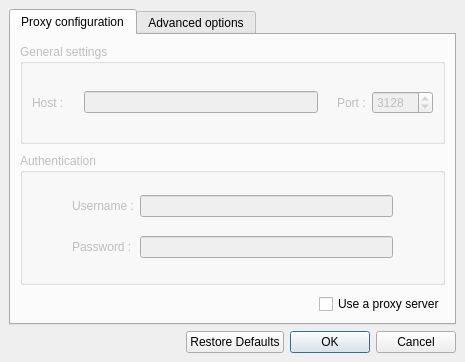
<?xml version="1.0" encoding="UTF-8"?>
<ui version="4.0">
 <author>ANNEHEIM Geoffrey</author>
 <class>DialogPreferences</class>
 <widget class="QDialog" name="DialogPreferences">
  <property name="windowModality">
   <enum>Qt::NonModal</enum>
  </property>
  <property name="geometry">
   <rect>
    <x>0</x>
    <y>0</y>
    <width>465</width>
    <height>362</height>
   </rect>
  </property>
  <property name="contextMenuPolicy">
   <enum>Qt::DefaultContextMenu</enum>
  </property>
  <property name="windowTitle">
   <string>Preferences Dialog</string>
  </property>
  <property name="windowIcon">
   <iconset resource="resources.qrc">
    <normaloff>:/Menu/PreferencesIcon</normaloff>:/Menu/PreferencesIcon</iconset>
  </property>
  <property name="modal">
   <bool>false</bool>
  </property>
  <layout class="QVBoxLayout">
   <property name="margin">
    <number>9</number>
   </property>
   <item>
    <widget class="QTabWidget" name="tabWidget">
     <property name="tabPosition">
      <enum>QTabWidget::North</enum>
     </property>
     <property name="tabShape">
      <enum>QTabWidget::Rounded</enum>
     </property>
     <property name="currentIndex">
      <number>0</number>
     </property>
     <property name="elideMode">
      <enum>Qt::ElideNone</enum>
     </property>
     <property name="usesScrollButtons">
      <bool>true</bool>
     </property>
     <widget class="QWidget" name="tabProxy">
      <attribute name="title">
       <string>Proxy configuration</string>
      </attribute>
      <layout class="QVBoxLayout">
       <property name="spacing">
        <number>9</number>
       </property>
       <property name="margin">
        <number>9</number>
       </property>
       <item>
        <widget class="QGroupBox" name="groupBoxProxyHost">
         <property name="enabled">
          <bool>false</bool>
         </property>
         <property name="sizePolicy">
          <sizepolicy hsizetype="Preferred" vsizetype="Preferred">
           <horstretch>0</horstretch>
           <verstretch>0</verstretch>
          </sizepolicy>
         </property>
         <property name="minimumSize">
          <size>
           <width>0</width>
           <height>100</height>
          </size>
         </property>
         <property name="title">
          <string>General settings</string>
         </property>
         <layout class="QVBoxLayout">
          <item>
           <layout class="QHBoxLayout">
            <item>
             <widget class="QLabel" name="lblProxyHostName">
              <property name="minimumSize">
               <size>
                <width>46</width>
                <height>0</height>
               </size>
              </property>
              <property name="text">
               <string>Host :</string>
              </property>
             </widget>
            </item>
            <item>
             <widget class="QLineEdit" name="textProxyHostName">
              <property name="toolTip">
               <string/>
              </property>
             </widget>
            </item>
            <item>
             <spacer>
              <property name="orientation">
               <enum>Qt::Horizontal</enum>
              </property>
              <property name="sizeType">
               <enum>QSizePolicy::Fixed</enum>
              </property>
              <property name="sizeHint" stdset="0">
               <size>
                <width>13</width>
                <height>20</height>
               </size>
              </property>
             </spacer>
            </item>
            <item>
             <widget class="QLabel" name="lblProxyHostPort">
              <property name="text">
               <string>Port :</string>
              </property>
             </widget>
            </item>
            <item>
             <widget class="QSpinBox" name="spinBoxProxyPort">
              <property name="sizePolicy">
               <sizepolicy hsizetype="Preferred" vsizetype="Fixed">
                <horstretch>0</horstretch>
                <verstretch>0</verstretch>
               </sizepolicy>
              </property>
              <property name="minimumSize">
               <size>
                <width>60</width>
                <height>0</height>
               </size>
              </property>
              <property name="minimum">
               <number>1</number>
              </property>
              <property name="maximum">
               <number>65535</number>
              </property>
              <property name="value">
               <number>3128</number>
              </property>
             </widget>
            </item>
           </layout>
          </item>
         </layout>
        </widget>
       </item>
       <item>
        <widget class="QGroupBox" name="groupBoxProxyAuthentication">
         <property name="enabled">
          <bool>false</bool>
         </property>
         <property name="sizePolicy">
          <sizepolicy hsizetype="Preferred" vsizetype="Expanding">
           <horstretch>0</horstretch>
           <verstretch>0</verstretch>
          </sizepolicy>
         </property>
         <property name="title">
          <string>Authentication</string>
         </property>
         <layout class="QGridLayout">
          <property name="spacing">
           <number>6</number>
          </property>
          <item row="0" column="1">
           <widget class="QLabel" name="lblProxyUserName">
            <property name="text">
             <string>Username :</string>
            </property>
           </widget>
          </item>
          <item row="0" column="2">
           <widget class="QLineEdit" name="textProxyUserName"/>
          </item>
          <item row="1" column="1">
           <widget class="QLabel" name="lblProxyUserPassword">
            <property name="text">
             <string>Password :</string>
            </property>
           </widget>
          </item>
          <item row="1" column="2">
           <widget class="QLineEdit" name="textProxyUserPassword">
            <property name="echoMode">
             <enum>QLineEdit::Password</enum>
            </property>
           </widget>
          </item>
          <item row="0" column="0">
           <spacer>
            <property name="orientation">
             <enum>Qt::Horizontal</enum>
            </property>
            <property name="sizeType">
             <enum>QSizePolicy::Preferred</enum>
            </property>
            <property name="sizeHint" stdset="0">
             <size>
              <width>40</width>
              <height>20</height>
             </size>
            </property>
           </spacer>
          </item>
          <item row="0" column="3">
           <spacer>
            <property name="orientation">
             <enum>Qt::Horizontal</enum>
            </property>
            <property name="sizeType">
             <enum>QSizePolicy::Preferred</enum>
            </property>
            <property name="sizeHint" stdset="0">
             <size>
              <width>40</width>
              <height>20</height>
             </size>
            </property>
           </spacer>
          </item>
         </layout>
        </widget>
       </item>
       <item>
        <layout class="QHBoxLayout">
         <item>
          <spacer>
           <property name="orientation">
            <enum>Qt::Horizontal</enum>
           </property>
           <property name="sizeHint" stdset="0">
            <size>
             <width>40</width>
             <height>20</height>
            </size>
           </property>
          </spacer>
         </item>
         <item>
          <widget class="QCheckBox" name="checkBoxProxyUse">
           <property name="text">
            <string>Use a proxy server</string>
           </property>
          </widget>
         </item>
        </layout>
       </item>
      </layout>
     </widget>
     <widget class="QWidget" name="tabAdvancedOptions">
      <attribute name="title">
       <string>Advanced options</string>
      </attribute>
      <layout class="QVBoxLayout">
       <item>
        <widget class="QGroupBox" name="groupBoxAdvancedOptionsGeneral">
         <property name="title">
          <string>General</string>
         </property>
         <layout class="QVBoxLayout">
          <item>
           <widget class="QCheckBox" name="checkBoxServersConnectAtStartup">
            <property name="text">
             <string>Connect at startup</string>
            </property>
           </widget>
          </item>
          <item>
           <widget class="QCheckBox" name="checkBoxServersAutoReconnect">
            <property name="text">
             <string>Auto-Reconnect</string>
            </property>
           </widget>
          </item>
          <item>
           <spacer>
            <property name="orientation">
             <enum>Qt::Vertical</enum>
            </property>
            <property name="sizeHint" stdset="0">
             <size>
              <width>20</width>
              <height>40</height>
             </size>
            </property>
           </spacer>
          </item>
         </layout>
        </widget>
       </item>
      </layout>
     </widget>
    </widget>
   </item>
   <item>
    <layout class="QHBoxLayout">
     <item>
      <spacer>
       <property name="orientation">
        <enum>Qt::Horizontal</enum>
       </property>
       <property name="sizeType">
        <enum>QSizePolicy::Expanding</enum>
       </property>
       <property name="sizeHint" stdset="0">
        <size>
         <width>20</width>
         <height>20</height>
        </size>
       </property>
      </spacer>
     </item>
     <item>
      <widget class="QDialogButtonBox" name="buttonBox">
       <property name="standardButtons">
        <set>QDialogButtonBox::Cancel|QDialogButtonBox::Ok|QDialogButtonBox::RestoreDefaults</set>
       </property>
      </widget>
     </item>
    </layout>
   </item>
  </layout>
 </widget>
 <tabstops>
  <tabstop>tabWidget</tabstop>
  <tabstop>textProxyHostName</tabstop>
  <tabstop>spinBoxProxyPort</tabstop>
  <tabstop>textProxyUserName</tabstop>
  <tabstop>textProxyUserPassword</tabstop>
  <tabstop>checkBoxProxyUse</tabstop>
  <tabstop>checkBoxServersConnectAtStartup</tabstop>
  <tabstop>buttonBox</tabstop>
 </tabstops>
 <resources>
  <include location="resources.qrc"/>
 </resources>
 <connections>
  <connection>
   <sender>buttonBox</sender>
   <signal>accepted()</signal>
   <receiver>DialogPreferences</receiver>
   <slot>accept()</slot>
   <hints>
    <hint type="sourcelabel">
     <x>422</x>
     <y>338</y>
    </hint>
    <hint type="destinationlabel">
     <x>206</x>
     <y>160</y>
    </hint>
   </hints>
  </connection>
  <connection>
   <sender>buttonBox</sender>
   <signal>rejected()</signal>
   <receiver>DialogPreferences</receiver>
   <slot>reject()</slot>
   <hints>
    <hint type="sourcelabel">
     <x>422</x>
     <y>338</y>
    </hint>
    <hint type="destinationlabel">
     <x>206</x>
     <y>160</y>
    </hint>
   </hints>
  </connection>
  <connection>
   <sender>checkBoxProxyUse</sender>
   <signal>toggled(bool)</signal>
   <receiver>groupBoxProxyHost</receiver>
   <slot>setEnabled(bool)</slot>
   <hints>
    <hint type="sourcelabel">
     <x>441</x>
     <y>287</y>
    </hint>
    <hint type="destinationlabel">
     <x>164</x>
     <y>95</y>
    </hint>
   </hints>
  </connection>
  <connection>
   <sender>checkBoxProxyUse</sender>
   <signal>toggled(bool)</signal>
   <receiver>groupBoxProxyAuthentication</receiver>
   <slot>setEnabled(bool)</slot>
   <hints>
    <hint type="sourcelabel">
     <x>441</x>
     <y>287</y>
    </hint>
    <hint type="destinationlabel">
     <x>179</x>
     <y>162</y>
    </hint>
   </hints>
  </connection>
 </connections>
</ui>
